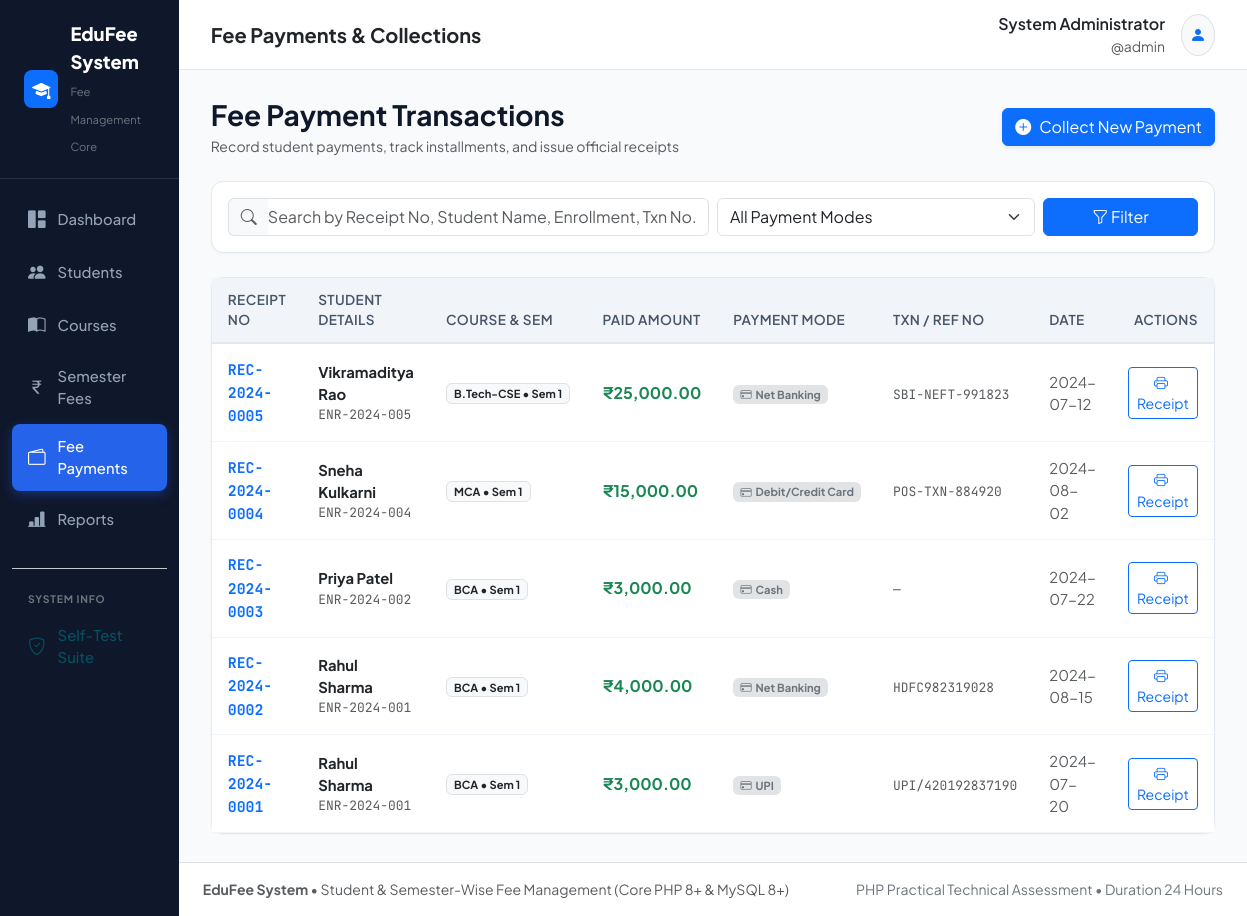
The page /payments.php (signed in) on the database its author committed.
### tables this page shows
CREATE TABLE `fee_payments` (
  `id` INT UNSIGNED AUTO_INCREMENT PRIMARY KEY,
  `receipt_no` VARCHAR(30) NOT NULL UNIQUE,
  `student_id` INT UNSIGNED NOT NULL,
  `semester_id` INT UNSIGNED NOT NULL,
  `amount` DECIMAL(10,2) NOT NULL,
  `payment_date` DATE NOT NULL,
  `payment_mode` ENUM('Cash', 'UPI', 'Net Banking', 'Cheque', 'Debit/Credit Card') NOT NULL DEFAULT 'Cash',
  `transaction_no` VARCHAR(100) NULL COMMENT 'Bank/UPI Txn ID or Cheque No',
  `remarks` VARCHAR(255) NULL,
  `created_by` INT UNSIGNED NULL,
  `created_at` TIMESTAMP DEFAULT CURRENT_TIMESTAMP,
  INDEX `idx_payment_student` (`student_id`),
  INDEX `idx_payment_semester` (`semester_id`),
  INDEX `idx_payment_date` (`payment_date`),
  INDEX `idx_payment_receipt` (`receipt_no`),
  CONSTRAINT `fk_fee_payments_student` 
    FOREIGN KEY (`student_id`) REFERENCES `students` (`id`) 
    ON DELETE CASCADE ON UPDATE CASCADE,
  CONSTRAINT `fk_fee_payments_semester` 
    FOREIGN KEY (`semester_id`) REFERENCES `course_semesters` (`id`) 
    ON DELETE RESTRICT ON UPDATE CASCADE,
  CONSTRAINT `fk_fee_payments_admin` 
    FOREIGN KEY (`created_by`) REFERENCES `admins` (`id`) 
    ON DELETE SET NULL ON UPDATE CASCADE
);

CREATE TABLE `students` (
  `id` INT UNSIGNED AUTO_INCREMENT PRIMARY KEY,
  `enrollment_no` VARCHAR(50) NOT NULL UNIQUE,
  `name` VARCHAR(100) NOT NULL,
  `father_name` VARCHAR(100) NOT NULL,
  `mobile` VARCHAR(20) NOT NULL,
  `email` VARCHAR(100) NOT NULL,
  `gender` ENUM('Male', 'Female', 'Other') NOT NULL,
  `address` TEXT NOT NULL,
  `course_id` INT UNSIGNED NOT NULL,
  `admission_date` DATE NOT NULL,
  `status` ENUM('Active', 'Inactive', 'Passed Out', 'Suspended') NOT NULL DEFAULT 'Active',
  `created_at` TIMESTAMP DEFAULT CURRENT_TIMESTAMP,
  `updated_at` TIMESTAMP DEFAULT CURRENT_TIMESTAMP ON UPDATE CURRENT_TIMESTAMP,
  INDEX `idx_student_enrollment` (`enrollment_no`),
  INDEX `idx_student_name` (`name`),
  INDEX `idx_student_course` (`course_id`),
  INDEX `idx_student_status` (`status`),
  CONSTRAINT `fk_students_course` 
    FOREIGN KEY (`course_id`) REFERENCES `courses` (`id`) 
    ON DELETE RESTRICT ON UPDATE CASCADE
);

CREATE TABLE `courses` (
  `id` INT UNSIGNED AUTO_INCREMENT PRIMARY KEY,
  `name` VARCHAR(100) NOT NULL,
  `code` VARCHAR(20) NOT NULL UNIQUE,
  `duration` VARCHAR(50) NOT NULL COMMENT 'e.g. 3 Years, 2 Years',
  `total_semesters` TINYINT UNSIGNED NOT NULL DEFAULT 6,
  `status` ENUM('Active', 'Inactive') NOT NULL DEFAULT 'Active',
  `created_at` TIMESTAMP DEFAULT CURRENT_TIMESTAMP,
  `updated_at` TIMESTAMP DEFAULT CURRENT_TIMESTAMP ON UPDATE CURRENT_TIMESTAMP,
  INDEX `idx_course_code` (`code`),
  INDEX `idx_course_status` (`status`)
);

CREATE TABLE `course_semesters` (
  `id` INT UNSIGNED AUTO_INCREMENT PRIMARY KEY,
  `course_id` INT UNSIGNED NOT NULL,
  `semester_no` TINYINT UNSIGNED NOT NULL,
  `fee` DECIMAL(10,2) NOT NULL DEFAULT 0.00,
  `created_at` TIMESTAMP DEFAULT CURRENT_TIMESTAMP,
  `updated_at` TIMESTAMP DEFAULT CURRENT_TIMESTAMP ON UPDATE CURRENT_TIMESTAMP,
  UNIQUE KEY `uk_course_semester` (`course_id`, `semester_no`),
  INDEX `idx_cs_course_id` (`course_id`),
  CONSTRAINT `fk_course_semesters_course` 
    FOREIGN KEY (`course_id`) REFERENCES `courses` (`id`) 
    ON DELETE CASCADE ON UPDATE CASCADE
);

### includes/functions.php (called while the page is built, shortened)
<?php
function sanitize(?string $data): string
{
    return htmlspecialchars(trim($data), ENT_QUOTES, 'UTF-8');
}
function format_currency(float|int|string $amount): string
{
    $num = (float)$amount;
    return '₹' . number_format($num, 2);
}

### payments.php (the view, shortened to what this page needs)
<?php
require_once __DIR__ . '/includes/functions.php';
$pdo = getDBConnection();
$page_title = 'Fee Payments & Collections';
$search = trim($_GET['search'] ?? '');
$sql = "
    SELECT fp.*, s.name AS student_name, s.enrollment_no, s.mobile, c.code AS course_code, c.name AS course_name, cs.semester_no, cs.fee AS semester_fee
    FROM fee_payments fp
    JOIN students s ON fp.student_id = s.id
    JOIN course_semesters cs ON fp.semester_id = cs.id
    JOIN courses c ON cs.course_id = c.id
    WHERE 1=1
";
$params = [];
$sql .= " ORDER BY fp.id DESC";
$stmt = $pdo->prepare($sql);
$stmt->execute($params);
$payments = $stmt->fetchAll();
require_once __DIR__ . '/includes/header.php';
?>
<div class="d-flex flex-column flex-md-row justify-content-between align-items-md-center gap-3 mb-4">
    <div>
        <h3 class="fw-bold mb-1">Fee Payment Transactions</h3>
        <p class="text-muted small mb-0">Record student payments, track installments, and issue official receipts</p>
    </div>
    <div>
        <button type="button" class="btn btn-primary d-inline-flex align-items-center gap-2 shadow-sm" data-bs-toggle="modal" data-bs-target="#paymentModal">
            <i class="bi bi-plus-circle-fill"></i> Collect New Payment
        </button>
    </div>
</div>
<div class="card card-custom p-3 mb-4">
    <form method="GET" action="payments.php" class="row g-2 align-items-center">
        <div class="col-12 col-md-6">
            <div class="input-group">
                <span class="input-group-text bg-light text-muted border-end-0"><i class="bi bi-search"></i></span>
                <input type="text" name="search" class="form-control border-start-0 ps-0" placeholder="Search by Receipt No, Student Name, Enrollment, Txn No..." value="<?= sanitize($search) ?>">
            </div>
        </div>
        <div class="col-12 col-sm-6 col-md-4">
            <select name="payment_mode" class="form-select">
                <option value="">All Payment Modes</option>
            </select>
        </div>
        <div class="col-12 col-md-2 d-flex gap-2">
            <button type="submit" class="btn btn-primary w-100"><i class="bi bi-funnel"></i> Filter</button>
        </div>
    </form>
</div>
<div class="card card-custom">
    <div class="table-responsive">
        <table class="table table-custom table-hover mb-0">
            <thead>
                <tr>
                    <th>Receipt No</th>
                    <th>Student Details</th>
                    <th>Course &amp; Sem</th>
                    <th>Paid Amount</th>
                    <th>Payment Mode</th>
                    <th>Txn / Ref No</th>
                    <th>Date</th>
                    <th class="text-end">Actions</th>
                </tr>
            </thead>
            <tbody>
                <?php if (empty($payments)): ?>
                    <tr>
                        <td colspan="8" class="text-center py-5 text-muted">
                            <i class="bi bi-receipt display-6 d-block text-secondary mb-2"></i>
                            No fee payments found matching the selected criteria.
                        </td>
                    </tr>
                <?php else: ?>
                    <?php foreach ($payments as $p): ?>
                        <tr>
                            <td><span class="mono fw-bold text-primary"><?= sanitize($p['receipt_no']) ?></span></td>
                            <td>
                                <div class="fw-bold text-dark"><?= sanitize($p['student_name']) ?></div>
                                <div class="small text-muted mono"><?= sanitize($p['enrollment_no']) ?></div>
                            </td>
                            <td>
                                <span class="badge bg-light text-dark border">
                                    <?= sanitize($p['course_code']) ?> &bull; Sem <?= (int)$p['semester_no'] ?>
                                </span>
                            </td>
                            <td class="fw-bold text-success fs-6"><?= format_currency($p['amount']) ?></td>
                            <td>
                                <span class="badge bg-secondary-subtle text-secondary">
                                    <i class="bi bi-credit-card me-1"></i><?= sanitize($p['payment_mode']) ?>
                                </span>
                            </td>
                            <td><span class="mono small text-muted"><?= sanitize($p['transaction_no'] ?: '—') ?></span></td>
                            <td class="small text-muted"><?= sanitize($p['payment_date']) ?></td>
                            <td class="text-end">
                                <a href="receipt.php?id=<?= (int)$p['id'] ?>" class="btn btn-sm btn-outline-primary" title="Print Official Receipt">
                                    <i class="bi bi-printer me-1"></i> Receipt
                                </a>
                            </td>
                        </tr>
                    <?php endforeach; ?>
                <?php endif; ?>
            </tbody>
        </table>
    </div>
</div>
<?php require_once __DIR__ . '/includes/footer.php'; ?>

### includes/header.php (shortened to what this page needs)
<!DOCTYPE html>
<html lang="en">
<head>
    <link href="https://cdn.jsdelivr.net/npm/bootstrap@5.3.3/dist/css/bootstrap.min.css" rel="stylesheet">
    <link href="https://cdn.jsdelivr.net/npm/bootstrap-icons@1.11.3/font/bootstrap-icons.min.css" rel="stylesheet">
</head>
<body>
<div class="d-flex min-vh-100">
    <aside class="sidebar-wrapper" id="sidebarNav">
        <a href="index.php" class="sidebar-brand">
            <span class="d-inline-flex align-items-center justify-content-center bg-primary text-white rounded-3 p-2" style="width: 38px; height: 38px;">
                <i class="bi bi-mortarboard-fill"></i>
            </span>
            <div>
                <div>EduFee System</div>
                <small class="text-secondary fw-normal" style="font-size: 0.7rem;">Fee Management Core</small>
            </div>
        </a>
        <ul class="sidebar-nav">
            <li class="nav-item">
                <a href="index.php" class="nav-link <?= (basename($_SERVER['PHP_SELF']) == 'index.php') ? 'active' : '' ?>">
                    <i class="bi bi-grid-1x2-fill"></i>
                    <span>Dashboard</span>
                </a>
            </li>
            <li class="nav-item">
                <a href="students.php" class="nav-link <?= (in_array(basename($_SERVER['PHP_SELF']), ['students.php', 'student_add.php', 'student_edit.php', 'student_view.php'])) ? 'active' : '' ?>">
                    <i class="bi bi-people-fill"></i>
                    <span>Students</span>
                </a>
            </li>
            <li class="nav-item">
                <a href="courses.php" class="nav-link <?= (basename($_SERVER['PHP_SELF']) == 'courses.php') ? 'active' : '' ?>">
                    <i class="bi bi-book-half"></i>
                    <span>Courses</span>
                </a>
            </li>
            <li class="nav-item">
                <a href="semester_fees.php" class="nav-link <?= (basename($_SERVER['PHP_SELF']) == 'semester_fees.php') ? 'active' : '' ?>">
                    <i class="bi bi-currency-rupee"></i>
                    <span>Semester Fees</span>
                </a>
            </li>
            <li class="nav-item">
                <a href="payments.php" class="nav-link <?= (in_array(basename($_SERVER['PHP_SELF']), ['payments.php', 'payment_add.php'])) ? 'active' : '' ?>">
                    <i class="bi bi-wallet2"></i>
                    <span>Fee Payments</span>
                </a>
            </li>
            <li class="nav-item">
                <a href="reports.php" class="nav-link <?= (basename($_SERVER['PHP_SELF']) == 'reports.php') ? 'active' : '' ?>">
                    <i class="bi bi-bar-chart-line-fill"></i>
                    <span>Reports</span>
                </a>
            </li>
            <li class="nav-item mt-4 pt-3 border-top border-secondary-subtle">
                <span class="text-uppercase text-secondary px-3" style="font-size: 0.65rem; font-weight: 700; letter-spacing: 0.08em;">System Info</span>
            </li>
            <li class="nav-item mt-1">
                <a href="test_app.php" class="nav-link text-info-emphasis">
                    <i class="bi bi-shield-check"></i>
                    <span>Self-Test Suite</span>
                </a>
            </li>
        </ul>
    </aside>
    <div class="d-flex flex-column flex-grow-1 w-100">
        <header class="top-navbar">
            <div class="d-flex align-items-center gap-3">
                <h5 class="mb-0 fw-bold text-dark"><?= sanitize($page_title) ?></h5>
            </div>
            <div class="d-flex align-items-center gap-3">
                <div class="d-none d-md-flex flex-column text-end">
                    <span class="fw-semibold text-dark fs-6"><?= sanitize($_SESSION['admin_name'] ?? 'Admin') ?></span>
                    <span class="text-muted small">@<?= sanitize($_SESSION['admin_user'] ?? 'admin') ?></span>
                </div>
                <div class="dropdown">
                    <button class="btn btn-light rounded-circle border p-2" type="button" data-bs-toggle="dropdown">
                        <i class="bi bi-person-fill text-primary"></i>
                    </button>
                </div>
            </div>
        </header>
        <main class="main-content">

### includes/footer.php (shortened to what this page needs)
        </main>
        <footer class="bg-white border-top py-3 px-4 text-center text-muted small mt-auto no-print">
            <div class="d-flex flex-column flex-md-row justify-content-between align-items-center gap-2">
                <div>
                    <strong>EduFee System</strong> &bull; Student &amp; Semester-Wise Fee Management (Core PHP 8+ &amp; MySQL 8+)
                </div>
                <div class="text-secondary">
                    PHP Practical Technical Assessment &bull; Duration 24 Hours
                </div>
            </div>
        </footer>
    </div>
</div>
</body>
</html>

### includes/header.php (style rules this page uses)
:root { --edu-primary: #1e3a8a; --edu-primary-dark: #0f172a; --edu-accent: #2563eb; --edu-bg: #f8fafc; --edu-card-bg: #ffffff; --edu-text: #0f172a; --edu-text-muted: #64748b; --edu-border: #e2e8f0; }
body { font-family: 'Plus Jakarta Sans', system-ui, -apple-system, sans-serif; background-color: var(--edu-bg); color: var(--edu-text); min-height: 100vh; display: flex; flex-direction: column; }
.mono { font-family: 'JetBrains Mono', monospace; }
.sidebar-wrapper { width: 260px; background-color: #0f172a; min-height: 100vh; color: #e2e8f0; transition: all 0.3s ease; }
.sidebar-brand { padding: 1.25rem 1.5rem; font-weight: 800; font-size: 1.15rem; color: #ffffff; border-bottom: 1px solid rgba(255, 255, 255, 0.1); display: flex; align-items: center; gap: 0.75rem; text-decoration: none; }
.sidebar-nav { list-style: none; padding: 1rem 0.75rem; margin: 0; }
.sidebar-nav .nav-item { margin-bottom: 0.25rem; }
.sidebar-nav .nav-link { display: flex; align-items: center; gap: 0.75rem; padding: 0.7rem 1rem; color: #94a3b8; font-weight: 500; font-size: 0.925rem; border-radius: 8px; text-decoration: none; transition: all 0.2s ease; }
.sidebar-nav .nav-link.active { color: #ffffff; background-color: var(--edu-accent); box-shadow: 0 4px 12px rgba(37, 99, 235, 0.35); }
.sidebar-nav .nav-link i { font-size: 1.1rem; }
.main-content { flex: 1; padding: 1.75rem 2rem; background-color: var(--edu-bg); overflow-y: auto; }
.top-navbar { background-color: #ffffff; border-bottom: 1px solid var(--edu-border); padding: 0.75rem 2rem; display: flex; align-items: center; justify-content: space-between; }
.card-custom { background: #ffffff; border: 1px solid var(--edu-border); border-radius: 12px; box-shadow: 0 1px 3px rgba(0,0,0,0.03); transition: transform 0.2s, box-shadow 0.2s; }
.table-custom thead th { background-color: #f1f5f9; color: #475569; font-weight: 600; font-size: 0.85rem; text-transform: uppercase; letter-spacing: 0.03em; border-bottom: 2px solid var(--edu-border); padding: 0.75rem 1rem; }
.table-custom tbody td { vertical-align: middle; padding: 0.85rem 1rem; border-color: #f1f5f9; font-size: 0.925rem; }

### rows shown on the page
fee_payments: receipt_no "REC-2024-0005", student.name "Vikramaditya Rao", student.enrollment_no "ENR-2024-005", courses.code "B.Tech-CSE", semester.semester_no "1", amount "₹25,000.00", payment_mode "Net Banking", transaction_no "SBI-NEFT-991823", payment_date "2024-07-12"
fee_payments: receipt_no "REC-2024-0004", student.name "Sneha Kulkarni", student.enrollment_no "ENR-2024-004", courses.code "MCA", semester.semester_no "1", amount "₹15,000.00", payment_mode "Debit/Credit Card", transaction_no "POS-TXN-884920", payment_date "2024-08-02"
fee_payments: receipt_no "REC-2024-0003", student.name "Priya Patel", student.enrollment_no "ENR-2024-002", courses.code "BCA", semester.semester_no "1", amount "₹3,000.00", payment_mode "Cash", transaction_no "—", payment_date "2024-07-22"
fee_payments: receipt_no "REC-2024-0002", student.name "Rahul Sharma", student.enrollment_no "ENR-2024-001", courses.code "BCA", semester.semester_no "1", amount "₹4,000.00", payment_mode "Net Banking", transaction_no "HDFC982319028", payment_date "2024-08-15"
fee_payments: receipt_no "REC-2024-0001", student.name "Rahul Sharma", student.enrollment_no "ENR-2024-001", courses.code "BCA", semester.semester_no "1", amount "₹3,000.00", payment_mode "UPI", transaction_no "UPI/420192837190", payment_date "2024-07-20"

### other values the page prints
$page_title "Fee Payments & Collections"
$_SESSION['admin_name'] "System Administrator"
$_SESSION['admin_user'] "admin"
